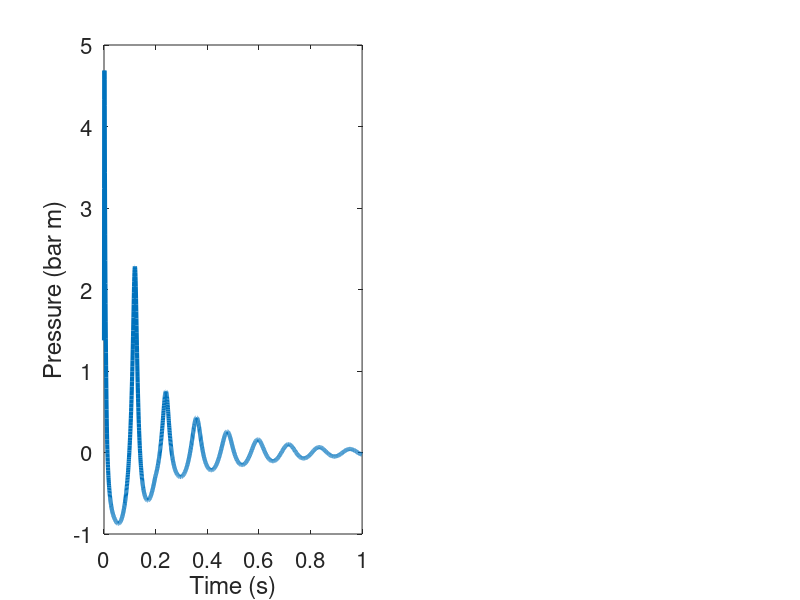

Reproduce this figure in MATLAB. (Note: this script raises an error after producing the figure.)
%% example_compareNucleus %%
%
% Compare pressure perturbation between simulation and Nucleus data for the
% two airguns that are used to generate the synthetic examples

clear all; clc;

% plotting properties
set(0,'DefaultLineLineWidth',3);
set(0,'DefaultAxesFontSize',16);

% add path to source code
addpath source/

%%% nucleus data %%%
% The nucleus data (nuc.csv) contains 65 different firing configurations
% (different pressures and volumes). The pressures and volumes are
% contained in nucProperties.csv (first column is pressure [psi], second column
% is volume [in^3]).
data = csvread('nuc.csv'); % load Nucleus data
[ns, nt] = size(data); % ns = number of samples in trace, nt = number of traces
dt = 500e-6; % sampling interval
t = 0:dt:(ns-1)*dt; %time vector
nucProp = csvread('nucProperties.csv'); %load airgun properties [pressure (pis); volume (cui)]

i = 51; % select nucleus signature 
disp('Properties of Nucleus Signature:');
disp(strcat('Pressure=',num2str(nucProp(i,1)),'psi'));
disp(strcat('Volume=',num2str(nucProp(i,2)),'in^3'));

figure(1); clf;
subplot(1,2,1);
plot(t, data(:,i),'-');
xlabel('Time (s)');
ylabel('Pressure (bar m)');

%%% SeismicAirgun simulation
src_pressure = nucProp(i,1); % source pressure [psi]
src_volume = nucProp(i,2); % source volume [in^3]
src_area = 10; % port area of source [in^2]
src_depth = 7; % depth of source [m]

% pressure (psi), volume (in^3), port/throat area (in^2)
src_props = [src_pressure, src_volume, src_area]; 

dt = 1.25e-5; % sampling interval
time = [min(t) max(t)]; % bounds on time vector
r = 1; % distance from airgun to receiver.

% tuning parameters
alpha = 0.8; % decay of amplitude of pressure perturbation
beta = 0.45; % rate of ascent of bubble
F = 0.4; % fraction of mass that is not ejected from source

physConst = physical_constants(src_depth, r, time, alpha, beta, F); % physical constant
plot_outputs = false; % false = do not plot outputs, true = plot outputs
output = SeismicAirgun(src_props, physConst, dt, plot_outputs);
output.tPres = [0 output.tPres];
output.pPresBarM = [0 output.pPresBarM];
figure(1); subplot(1,2,1); hold on;
plot(output.tPres, output.pPresBarM,'LineStyle',':');
legend('Nucleus','SeismicAirgun');
title('(a) Source signature');

% convert to frequency domain and plot
[fData, PData, ~] = pressure_spectra(t, data(:,i)*1e5); % data (converted to Pa)
subplot(1,2,2);
semilogx(fData, PData);
hold on;
xlabel('Frequency (Hz)');
ylabel('dB re \mu Pa/Hz');


[fSim, PSim, ~] = pressure_spectra(output.tPres(2:end), output.pDir); % simulation
plot(fSim, PSim,':');
legend('Nucleus','SeismicAirgun');
title('(b) Source signature');
xlim([1 1000])

